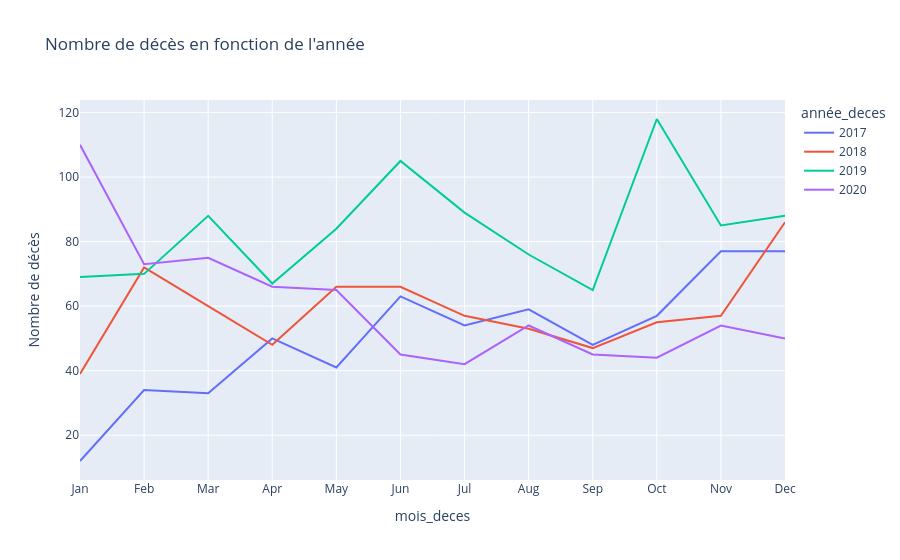

The cell this chart's notebook holds for it:
### Code cell
fig = px.line(dcd_em_counts, 
              x='mois_deces', 
              y='count',
              color='année_deces',
              labels={'count': 'Nombre de décès', 'mois':'mois', 'année':'année'},
              title='Nombre de décès en fonction de l\'année')
fig.show()

### Figure 1 — Plotly figure (JSON) as saved in the notebook; plotly's stock layout.template omitted (floating-point values rounded to 4 significant figures)
{"data": [{"hovertemplate": "année_deces=2017<br>mois_deces=%{x}<br>Nombre de décès=%{y}<extra></extra>", "legendgroup": "2017", "line": {"color": "#636efa", "dash": "solid"}, "marker": {"symbol": "circle"}, "mode": "lines", "name": "2017", "orientation": "v", "showlegend": true, "type": "scatter", "x": ["Jan", "Feb", "Mar", "Apr", "May", "Jun", "Jul", "Aug", "Sep", "Oct", "Nov", "Dec"], "xaxis": "x", "y": [12, 34, 33, 50, 41, 63, 54, 59, 48, 57, 77, 77], "yaxis": "y"}, {"hovertemplate": "année_deces=2018<br>mois_deces=%{x}<br>Nombre de décès=%{y}<extra></extra>", "legendgroup": "2018", "line": {"color": "#EF553B", "dash": "solid"}, "marker": {"symbol": "circle"}, "mode": "lines", "name": "2018", "orientation": "v", "showlegend": true, "type": "scatter", "x": ["Jan", "Feb", "Mar", "Apr", "May", "Jun", "Jul", "Aug", "Sep", "Oct", "Nov", "Dec"], "xaxis": "x", "y": [39, 72, 60, 48, 66, 66, 57, 53, 47, 55, 57, 86], "yaxis": "y"}, {"hovertemplate": "année_deces=2019<br>mois_deces=%{x}<br>Nombre de décès=%{y}<extra></extra>", "legendgroup": "2019", "line": {"color": "#00cc96", "dash": "solid"}, "marker": {"symbol": "circle"}, "mode": "lines", "name": "2019", "orientation": "v", "showlegend": true, "type": "scatter", "x": ["Jan", "Feb", "Mar", "Apr", "May", "Jun", "Jul", "Aug", "Sep", "Oct", "Nov", "Dec"], "xaxis": "x", "y": [69, 70, 88, 67, 84, 105, 89, 76, 65, 118, 85, 88], "yaxis": "y"}, {"hovertemplate": "année_deces=2020<br>mois_deces=%{x}<br>Nombre de décès=%{y}<extra></extra>", "legendgroup": "2020", "line": {"color": "#ab63fa", "dash": "solid"}, "marker": {"symbol": "circle"}, "mode": "lines", "name": "2020", "orientation": "v", "showlegend": true, "type": "scatter", "x": ["Jan", "Feb", "Mar", "Apr", "May", "Jun", "Jul", "Aug", "Sep", "Oct", "Nov", "Dec"], "xaxis": "x", "y": [110, 73, 75, 66, 65, 45, 42, 54, 45, 44, 54, 50], "yaxis": "y"}], "layout": {"legend": {"title": {"text": "année_deces"}, "tracegroupgap": 0}, "title": {"text": "Nombre de décès en fonction de l'année"}, "xaxis": {"anchor": "y", "domain": [0, 1], "title": {"text": "mois_deces"}}, "yaxis": {"anchor": "x", "domain": [0, 1], "title": {"text": "Nombre de décès"}}}}
